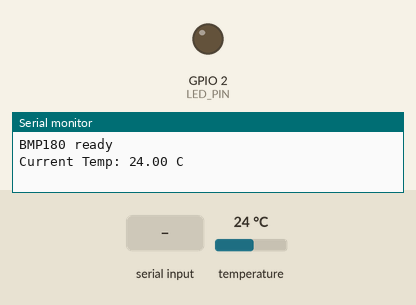
Simulated run of this sketch. Board: ESP32. Parts: output pins drawn as LEDs (lit = HIGH), the last lines printed to the serial monitor. Inputs (shaded band) come from the test bench; at power-on: temperature 24 °C.

Above: at 1.2 s.
1.3 s: temperature set to 29.7 °C
3.2 s: temperature set to 30.7 °C
At 5.1 s:
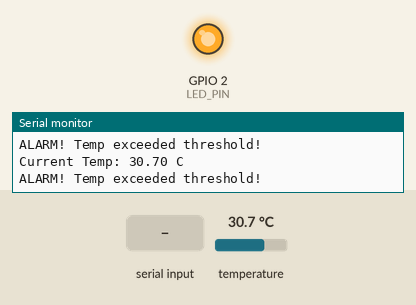
5.5 s: "off\n" received over Serial
At 6.4 s:
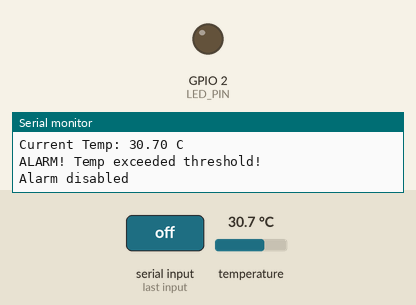
Timing chart, 0 to 8.5 s (numbered marks = the images above; inputs shaded):
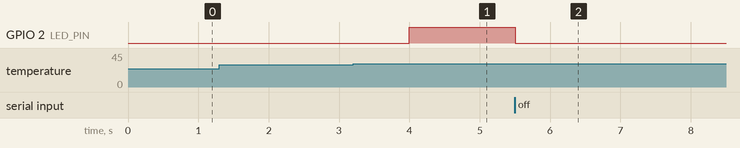

Measured:
- the behaviour switches between 30 and 30.1 °C on temperature (found by bisection; images 0 and 1)
- after the input at 3.2 s, GPIO 2 (LED_PIN): LOW → HIGH after 0.80 s
- after the input at 5.5 s, GPIO 2 (LED_PIN): HIGH → LOW at once

The sketch:

day12-temp-alarm.ino
```cpp
#include<Wire.h>
#include<Adafruit_BMP085_U.h>

Adafruit_BMP085_Unified bmp = Adafruit_BMP085_Unified(10180);
constexpr uint8_t SDA_PIN = 21;
constexpr uint8_t SCL_PIN = 22;

constexpr uint8_t LED_PIN = 2;
int i = 0;
char buffer[32];
float threshold = 30.0;       // 报警阈值
bool alarmEnabled = true;     // 报警系统是否开启
unsigned long lastReadTime = 0; // 上次读传感器的时间
constexpr unsigned long READ_INTERVAL = 1000; // 1秒读一次，不要读太快

void setup() {
  pinMode(LED_PIN, OUTPUT);
  Serial.begin(115200);
  Wire.begin(SDA_PIN,SCL_PIN);

  if(!bmp.begin()){
    Serial.println("BMP180 not found, check wiring");
    while(1);
  }
  Serial.println("BMP180 ready");
}

void loop() {


    if(Serial.available() > 0){
    char c = Serial.read();
    if(c != '\n' && c != '\r'){
      if(i < sizeof(buffer) - 1){
        buffer[i] = c;
        i++;
      }
    }else{
      buffer[i] = '\0';
      if(strcmp(buffer,"off") == 0){
        alarmEnabled = false;
        digitalWrite(LED_PIN, LOW);
        Serial.println("Alarm disabled");
      }else if(strncmp(buffer,"set ",4) == 0){
        threshold = atof(buffer + 4);
        Serial.print("Threshold set to: ");
        Serial.println(threshold);
        alarmEnabled = true;
      }else{
        Serial.println("unknown command");
      }
    }
  }

  if(alarmEnabled && (millis() - lastReadTime >= READ_INTERVAL)){
    lastReadTime = millis();


      float temperature;
      bmp.getTemperature(&temperature);

      Serial.print("Current Temp: ");
      Serial.print(temperature);
      Serial.println(" C");

    // 报警判断
  if (temperature > threshold) {
    digitalWrite(LED_PIN, HIGH);
    Serial.println("ALARM! Temp exceeded threshold!");
  } else {
    digitalWrite(LED_PIN, LOW);
  }
  }

}
```
